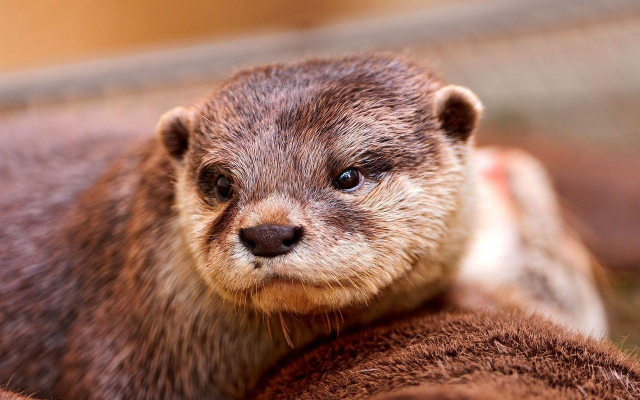
#> input picture otter.jpg, 1280 x 800 px (shown at 1/2 size)
$ jupyter execute 'Image Compression.ipynb'
#> lines starting #> are read from the running program, lines starting #| are printed output that depends on the picture
### thinkplot.py
"""This file contains code for use with "Think Stats",
by Allen B. Downey, available from greenteapress.com

Copyright 2014 Allen B. Downey
License: GNU GPLv3 http://www.gnu.org/licenses/gpl.html
"""

from __future__ import print_function

import logging
import math
import matplotlib
import matplotlib.pyplot as pyplot
import numpy as np
import pandas

# [12 lines of commented-out code are left out]


class _Brewer(object):
    """Encapsulates a nice sequence of colors.

    Shades of blue that look good in color and can be distinguished
    in grayscale (up to a point).

    Borrowed from http://colorbrewer2.org/
    """
    color_iter = None

    colors = ['#081D58',
              '#253494',
              '#225EA8',
              '#1D91C0',
              '#41B6C4',
              '#7FCDBB',
              '#C7E9B4',
              '#EDF8B1',
              '#FFFFD9']

    # lists that indicate which colors to use depending on how many are used
    which_colors = [[],
                    [1],
                    [1, 3],
                    [0, 2, 4],
                    [0, 2, 4, 6],
                    [0, 2, 3, 5, 6],
                    [0, 2, 3, 4, 5, 6],
                    [0, 1, 2, 3, 4, 5, 6],
                    ]

    # [20 lines left out: functions Colors, ColorGenerator, InitializeIter, not called in this run]

    @classmethod
    def ClearIter(cls):
        """Sets the color iterator to None."""
        cls.color_iter = None

    # [76 lines left out: functions GetIter, PrePlot, SubPlot, _Underride, not called in this run]


def Clf():
    """Clears the figure and any hints that have been set."""
    _Brewer.ClearIter()
    pyplot.clf()
    fig = pyplot.gcf()
    fig.set_size_inches(8, 6)


# [398 lines left out: functions Figure, _UnderrideColor, Plot, FillBetween, Bar, Scatter and 13 more, not called in this run]


def Config(**options):
    """Configures the plot.

    Pulls options out of the option dictionary and passes them to
    the corresponding pyplot functions.
    """
    names = ['title', 'xlabel', 'ylabel', 'xscale', 'yscale',
             'xticks', 'yticks', 'axis', 'xlim', 'ylim']

    for name in names:
        if name in options:
            getattr(pyplot, name)(options[name])

    # looks like this is not necessary: matplotlib understands text loc specs
    loc_dict = {'upper right': 1,
                'upper left': 2,
                'lower left': 3,
                'lower right': 4,
                'right': 5,
                'center left': 6,
                'center right': 7,
                'lower center': 8,
                'upper center': 9,
                'center': 10,
                }

    loc = options.get('loc', 0)
    #loc = loc_dict.get(loc, loc)

    legend = options.get('legend', True)
    if legend:
        pyplot.legend(loc=loc)


def Show(**options):
    """Shows the plot.

    For options, see Config.

    options: keyword args used to invoke various pyplot functions
    """
    clf = options.pop('clf', True)
    Config(**options)
    pyplot.show()
    if clf:
        Clf()


# [55 lines left out: functions Plotly, Save, SaveFormat, not called in this run]


# provide aliases for calling functons with lower-case names
preplot = PrePlot
subplot = SubPlot
clf = Clf
figure = Figure
plot = Plot
text = Text
scatter = Scatter
pmf = Pmf
pmfs = Pmfs
hist = Hist
hists = Hists
diff = Diff
cdf = Cdf
cdfs = Cdfs
contour = Contour
pcolor = Pcolor
config = Config
show = Show
save = Save


# [4 lines left out: function main, not called in this run]


# [2 lines that do not run on import are left out]

### Image Compression.ipynb
[cell 1]
from __future__ import print_function, division

import thinkdsp
import thinkplot
import thinkstats2
import math
import numpy
import pandas
import scipy.signal
from scipy.sparse import coo_matrix
import skimage.color

from IPython.display import Image, display
from matplotlib import pyplot

pyplot.rcParams['image.cmap'] = 'gray'
pyplot.rcParams['image.interpolation'] = 'nearest'

### Setting up

Below are a variety of small utility functions, some taken from the Comp DSP lectures, and others written here which were used in creating, testing, or presenting the below workbook. The code below also performs an initial import of an image of an otter. This image is a good candidate for testing lossy compression because it has some visible high-frequency components (fur) on the snout which makes high-frequency filtering apparent, as well as a variety of low frequency components in the background for comparison.

[cell 2]
def plot_image(image):
    pyplot.imshow(image)
    thinkplot.Show(legend=False)

def roll_spectrum(spectrum):
    n, m = spectrum.shape
    spectrum = numpy.roll(spectrum, n//2, axis=0)
    spectrum = numpy.roll(spectrum, m//2, axis=1)
    return spectrum

def plot_spectrum(spectrum):
    roll_spectrum(spectrum)
    plot_image(numpy.log(numpy.absolute(spectrum)))

def recover_image(image_fft):
    image_recovered = numpy.fft.irfft2(image_fft)
    plot_image(image_recovered.real)

def normalize(array):
    """
    Given an array with a range of values, + & -,
    normalizes all values to between -1 and 1.
    """
    return array / numpy.max(numpy.abs(array))

import matplotlib.image
image = matplotlib.image.imread('otter.jpg')
#> image is the input picture: shape (800, 1280, 3); mean R, G, B 155.9, 113.4, 97.1
image_grey = image.sum(axis=2)
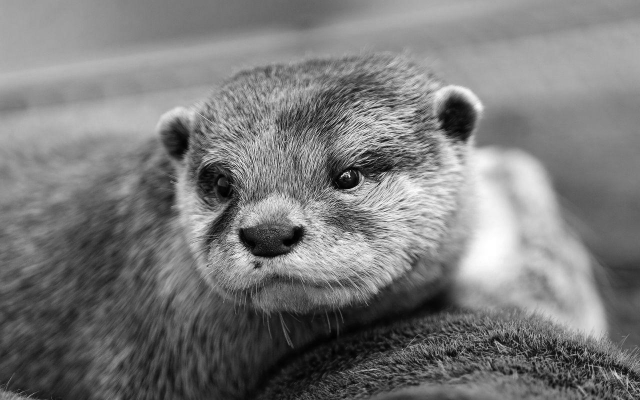
#> image_grey: shape (800, 1280) uint64 (shown at 1/2 size); min 0, max 765, mean 366.4; drawn with min black and max white
image_grey_fft = numpy.fft.rfft2(image_grey)

plot_image(image)
#> (the call stopped at in Clf, `fig = pyplot.gcf()`: IPython is not available in this run)
plot_image(image_grey)
#> (the call stopped at in Clf, `fig = pyplot.gcf()`: IPython is not available in this run)
plot_spectrum(image_grey_fft)

###The Fun Begins

The below code simulates the visual effects of the image compression technique to be used by zeroing out all components with amplitude lower than the designated cutoff. Compare the two images outputted below. At an amplitude cutoff of 1e5, (higher = more compression/lossier) the image is "compressed" to a a little over 6% of the original size with noticiable but acceptable quality degredation.

A note - the cutoff amplitude has a rather arbitrary relation to different images. Originally, frequency component amplitudes were normalized to the range -1 to 1 using the normalize function shown in setup. However, when attempting to work with color images, it became apparent that, because the RGB layers are treated seperately, normalization destroyed the original relation between their values and made the decompressed image useless. Therefore, normalization is no longer a part of the compression or previewCompression process. This has no visual effect on the result, but it does mean that the cutoff amplitudes no longer fall in a well defined -1 to 1 range.

[cell 3]
def previewCompression(input_image_fft, cutoff_amplitude=1e5, verbose=False):
    # 0 out all components below the cutoff
    output_image_fft = input_image_fft.copy()
    numpy.place(output_image_fft, abs(output_image_fft) < cutoff_amplitude, [0])

    if verbose:
        recover_image(output_image_fft)  # Display compressed image

        # Display information on the compression of the image
        original_size = output_image_fft.shape[0]*output_image_fft.shape[1]
        components_removed = numpy.argwhere(abs(output_image_fft) < cutoff_amplitude).shape[0]
        percent_removed = (1-components_removed/original_size)*100
        print("Removed {} out of {} components. Image contains {}% of the original components.".format(components_removed, original_size, percent_removed))

    return output_image_fft

print("Uncompressed Image")
plot_image(image_grey)

print("Compressed Image")
image_compressed_fft = previewCompression(image_grey_fft, verbose=True)

### Interactive Compression Preview Widget

Below is a widget that allows the reader to play with various compression thresholds to see their effect on the image. Left gives higher quality, right gives higher compression. Notice that a percentage of removed components is given below the image.

[cell 4]
from IPython.html import widgets

image = matplotlib.image.imread('otter.jpg')
image_grey = image.sum(axis=2)
input_image_fft = numpy.fft.rfft2(image_grey)

def previewWidget(**kwargs):
    previewCompression(input_image_fft, kwargs['cutoff_amplitude'], True)

widgets.interact(previewWidget, cutoff_amplitude=(1, 8e6))

### A Quick Aside: numpy RFFT vs scipy FFT

If you were reading closely above, you will notice that I opted to use the numpy.fft module instead of the scipy.fftpack module to take the fft of the image. I moved over to numpy because scipy's fftpack does not provide a real-fft or inverse-real-fft for 2d data. While its fft2 and ifft2 still work (if you pull out just the real components on the ifft2) they double the number of necessary bytes taken up by the image, as shown below. As the point of my project was image compression, an unnecessary doubling of the fft's data size seemed unnecessary.

[cell 5]
image_compressed_fft_scipy = previewCompression(scipy.fftpack.fft2(image_grey));
image_compressed_fft_numpy = previewCompression(numpy.fft.rfft2(image_grey));

print("Original: " +  str(image_grey.nbytes))

print("\n--- Numpy Bytesizes After RFFT2 and IRFFT2 ---")
print("Image after rfft: " + str(numpy.fft.rfft2(image_grey).nbytes))
print("Image after irfft(rfft): " + str(numpy.fft.irfft2(numpy.fft.rfft2(image_grey)).nbytes))

print("\n---Numpy Bytesizes after Compression Preview ---")
print("Image after compressionPreview(rfft): " + str(image_compressed_fft_numpy.nbytes))
print("Image after irrft(compressionPreview(rfft)): " + str(numpy.fft.irfft2(image_compressed_fft_numpy).nbytes))

print("\n--- Scipy Image Bytesizes After FFT2 and RFFT2 ---")
print("Image after fft2: " + str(scipy.fftpack.fft2(image_grey).nbytes))
print("Image after ifft2(fft2): " + str(scipy.fftpack.ifft2(scipy.fftpack.fft2(image_grey)).nbytes))

print("\n--- Scipy Image Bytesizes after Compression Preview ---")
print("Image after compressionPreview(fft2): " + str(image_compressed_fft_scipy.nbytes))
print("Image after ifft2(compressionPreview(fft2)): " + str(scipy.fftpack.ifft2(image_compressed_fft_scipy).nbytes))

### Compression test

Compressing the fft is straightforward - after culling all of the frequency components below the cutoff value, we convert the numpy array into a coordinate sparse matrix (scipy.sparse.coo_matrix), which enters all of the nonzero components of the array into a (x, y) -> value dictonary.

In order to get a sense for whether or not dropped components correspond well to the image's compression ratio, we need save the files to disk. For simplicity, we use the pickle filetype provided by the cPickle module. An important note: pickle files are convenient, but certainly not compact. The original jpeg image of the otter is approximately 151 kB - the pickled version of the same data loaded into a numpy array is 8,403 kB. Accepting that the baseline file sizes are much larger (15,346 kB for the baseline greyscale image), then it is still worth noting that, although taking the fft of the image almost doubles the file size (to 24,275kB), using the compression as presented above reduces the file size down to 2,447 kB: about 1/6 of the baseline.

Note: Notices that the file size of the color image is smaller (almost by a factor of 2) than the greyscale file size. We did not satisfactorily conclude the reason for this, but it may be related to a transition from a uint8 datatype for the color image to a uint32 datatype for the greyscale image.

[cell 6]
import cPickle
import os.path

image = matplotlib.image.imread('otter.jpg')
image_grey = image.sum(axis=2)
image_compressed_fft = previewCompression(image_grey)

# Curious about dtypes
# print(image.dtype)  # uint 8
# print(image_grey.dtype)  # uint 32
# print(image_compressed_fft.dtype)  # uint 32

# Designate image paths
uncompressed_color_img_path = os.path.join('saves','uncompressedimgcolor.pkl')
uncompressed_grey_img_path = os.path.join('saves','uncompressedimg.pkl')
uncompressed_fft_path = os.path.join('saves','uncompressedfft.pkl')
compressed_fft_path = os.path.join('saves','compressedfft.pkl')

# Save images to compare file sizes
cPickle.dump(image, open(uncompressed_color_img_path, 'wb'))
cPickle.dump(image_grey, open(uncompressed_grey_img_path, 'wb'))
cPickle.dump(numpy.fft.rfft2(image_grey), open(uncompressed_fft_path, 'wb'))
cPickle.dump(coo_matrix(image_compressed_fft), open(compressed_fft_path, 'wb'))

# Display file sizes
print("Uncompressed color image size: " + str(os.path.getsize(uncompressed_color_img_path)))
print("Uncompressed greyscale image size: " + str(os.path.getsize(uncompressed_grey_img_path)))
print("Uncompressed greyscale fft size: " + str(os.path.getsize(uncompressed_fft_path)))
print("Compressed greyscale fft size: " + str(os.path.getsize(compressed_fft_path)))

# Load back all images to ensure data was preserved.
recover_image(cPickle.load(open(uncompressed_fft_path, 'rb')))
recover_image(cPickle.load(open(compressed_fft_path, 'rb')).todense())

### Condensation of Compression Code

For the compression tests, we strung together a variety of commands to compress an image. This is a rather clumsy approach. Therefore, functions are provided below to simplify the use of the compression and decompression algorithm. Currently, compression is only supported for greyscale images. A test of the compress/decompress functions and a comparison of compressed filesizes including a compression ratio display follows the function definitions.

Color images are currently able to be compressed and decompressed, with their RGB channels appearing to go though the process intact. However, compositing the image fails for reasons yet unknown, but likely related to the data-type of the numpy array. A note - if the component culling step is removed, image compositing seems to work, but lowering the culling cutoff to 0 seems to have no effect.

[cell 7]
def compress(image, cutoff=1e5):
    """
    Takes a greyscale image and compresses it into a sparse matrix
    with low amplitude components removed. Decompression can be achieved
    using the decompress function.

    Args:
        - image: The greyscale image, represented as a 2d numpy array, to be compressed
        - cutoff: The amplitude cutoff used to judge whether to discard frequency components.
                  A low cutoff will lead to a higher quality image but with a larger filesize.

    Returns:
        - The compressed image, which can be restored using the decompress function.
    """
    # Handle color images (Currently bugged)
    if image.ndim == 3:  # If in color (or an RGB layer which believes its 3d)
        if image.shape[2] == 3:  # If a color image, run layers through compress seperately, and bind together the result
            return [compress(layer) for layer in numpy.dsplit(image, 3)]
        else:  # If an RGB layer, convert 3d (with 3rd layer of 1 depth) to 2d
            image = numpy.reshape(image, image.shape[0:2])

    # Handle greyscale or single layer images
    image_fft = numpy.fft.rfft2(image)  # Take RFFT
    # Note: commenting the following line destroys the "compression" aspect, but allows for compression/decompression
    # to work on color images.
    numpy.place(image_fft, abs(image_fft) < cutoff, [0])  # Replace values below cutoff with 0
    compressed = coo_matrix(image_fft)  # Format as sparse matrix
    return compressed


def decompress(compressed):
    """
    Takes an image compressed by the compress function and decompresses it to a plotable
    numpy array.

    Args:
        - compressed: The compressed image

    Returns:
        - A numpy array ready for plotting.
    """
    if isinstance(compressed, list): # Handle color images (list with 3 coo matricies)
        rgb = numpy.dstack([numpy.fft.irfft2( layer.todense() ) for layer in compressed])
        rgb_array = numpy.array(rgb, dtype='uint8')
        return rgb_array
    else: # Handle greyscale (1 coo matrix)
       return numpy.fft.irfft2(compressed.todense())

[cell 8]
image = matplotlib.image.imread('otter.jpg')
image_grey = image.sum(axis=2)
plot_image(decompress(compress(image_grey)))
#plot_image(decompress(compress(image, 0)))  # Color attempts - they are currently bugged

[cell 9]
uncompressed_path = os.path.join('saves','uncompressed_test.pkl')
compressed_path = os.path.join('saves','compressed_test.pkl')

cPickle.dump(image.sum(axis=2), open(uncompressed_path, 'wb'))
cPickle.dump(compress(image.sum(axis=2)), open(compressed_path, 'wb'))

uncompressed_size = os.path.getsize(uncompressed_path)
compressed_size = os.path.getsize(compressed_path)

print("Filesize of uncompressed image: " + str(uncompressed_size))
print("Filesize of compressed image: " + str(compressed_size))

print("Compression Ratio: " + str(compressed_size/uncompressed_size))

### Final Notes

The project was generally succesful: culling low-amplitude frequency components and removing them from the file resulted in significant image size reductions (compared with a baseline) with an acceptable visual degredation.

Further work on the above project would include:
    - Utilizing a filetype more conducive to compression than pickle files
    - Making the compress function fully compatable with color images
    - Constructing a UI for compress which predicts an appropriate cutoff and allows the user to preview the compression just prior to saving an image
